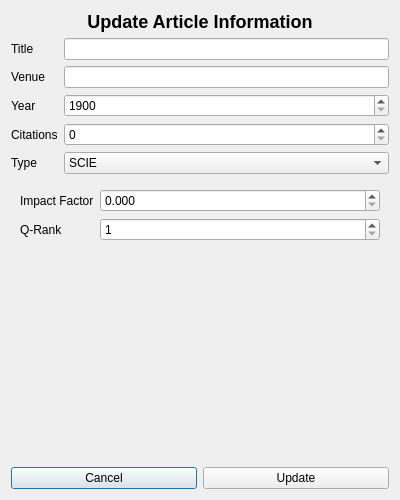
<?xml version="1.0" encoding="UTF-8"?>
<ui version="4.0">
 <class>ArticleUpdate</class>
 <widget class="QDialog" name="ArticleUpdate">
  <property name="geometry">
   <rect>
    <x>0</x>
    <y>0</y>
    <width>400</width>
    <height>500</height>
   </rect>
  </property>
  <property name="windowTitle">
   <string>Update Article</string>
  </property>
  <layout class="QVBoxLayout" name="verticalLayoutMain">
   <item>
    <widget class="QLabel" name="lblHeader">
     <property name="styleSheet">
      <string>font-size:18px;font-weight:bold;</string>
     </property>
     <property name="text">
      <string>Update Article Information</string>
     </property>
     <property name="alignment">
      <set>Qt::AlignmentFlag::AlignCenter</set>
     </property>
    </widget>
   </item>
   <item>
    <layout class="QFormLayout" name="formLayoutCommon">
     <item row="0" column="0">
      <widget class="QLabel" name="lblTitle">
       <property name="text">
        <string>Title</string>
       </property>
      </widget>
     </item>
     <item row="0" column="1">
      <widget class="QLineEdit" name="inputTitle"/>
     </item>
     <item row="1" column="0">
      <widget class="QLabel" name="lblVenue">
       <property name="text">
        <string>Venue</string>
       </property>
      </widget>
     </item>
     <item row="1" column="1">
      <widget class="QLineEdit" name="inputVenue"/>
     </item>
     <item row="2" column="0">
      <widget class="QLabel" name="lblYear">
       <property name="text">
        <string>Year</string>
       </property>
      </widget>
     </item>
     <item row="2" column="1">
      <widget class="QSpinBox" name="inputYear">
       <property name="minimum">
        <number>1900</number>
       </property>
       <property name="maximum">
        <number>2100</number>
       </property>
      </widget>
     </item>
     <item row="3" column="0">
      <widget class="QLabel" name="lblCitations">
       <property name="text">
        <string>Citations</string>
       </property>
      </widget>
     </item>
     <item row="3" column="1">
      <widget class="QSpinBox" name="inputCitations"/>
     </item>
     <item row="4" column="0">
      <widget class="QLabel" name="lblType">
       <property name="text">
        <string>Type</string>
       </property>
      </widget>
     </item>
     <item row="4" column="1">
      <widget class="QComboBox" name="inputType">
       <item>
        <property name="text">
         <string>SCIE</string>
        </property>
       </item>
       <item>
        <property name="text">
         <string>SCOPUS</string>
        </property>
       </item>
       <item>
        <property name="text">
         <string>CONFERENCE</string>
        </property>
       </item>
       <item>
        <property name="text">
         <string>OTHER</string>
        </property>
       </item>
      </widget>
     </item>
    </layout>
   </item>
   <item>
    <widget class="QStackedWidget" name="stackType">
     <property name="currentIndex">
      <number>0</number>
     </property>
     <widget class="QWidget" name="pageScie">
      <layout class="QFormLayout" name="formLayoutScie">
       <item row="0" column="0">
        <widget class="QLabel" name="lblIF">
         <property name="text">
          <string>Impact Factor</string>
         </property>
        </widget>
       </item>
       <item row="0" column="1">
        <widget class="QDoubleSpinBox" name="inputIF">
         <property name="decimals">
          <number>3</number>
         </property>
         <property name="maximum">
          <double>100.000000000000000</double>
         </property>
        </widget>
       </item>
       <item row="1" column="0">
        <widget class="QLabel" name="lblQRank">
         <property name="text">
          <string>Q-Rank</string>
         </property>
        </widget>
       </item>
       <item row="1" column="1">
        <widget class="QSpinBox" name="inputQRank">
         <property name="minimum">
          <number>1</number>
         </property>
         <property name="maximum">
          <number>4</number>
         </property>
        </widget>
       </item>
      </layout>
     </widget>
     <widget class="QWidget" name="pageScopus">
      <layout class="QFormLayout" name="formLayoutScopus">
       <item row="0" column="0">
        <widget class="QLabel" name="lblSJR">
         <property name="text">
          <string>SJR</string>
         </property>
        </widget>
       </item>
       <item row="0" column="1">
        <widget class="QDoubleSpinBox" name="inputSJR">
         <property name="decimals">
          <number>3</number>
         </property>
         <property name="maximum">
          <double>100.000000000000000</double>
         </property>
        </widget>
       </item>
       <item row="1" column="0">
        <widget class="QLabel" name="lblHIndex">
         <property name="text">
          <string>H-Index</string>
         </property>
        </widget>
       </item>
       <item row="1" column="1">
        <widget class="QSpinBox" name="inputHIndex">
         <property name="maximum">
          <number>2000</number>
         </property>
        </widget>
       </item>
      </layout>
     </widget>
     <widget class="QWidget" name="pageConference">
      <layout class="QFormLayout" name="formLayoutConf">
       <item row="0" column="0">
        <widget class="QLabel" name="lblConfRank">
         <property name="text">
          <string>Conference Rank</string>
         </property>
        </widget>
       </item>
       <item row="0" column="1">
        <widget class="QLineEdit" name="inputConfRank"/>
       </item>
       <item row="1" column="0">
        <widget class="QLabel" name="lblLocation">
         <property name="text">
          <string>Location</string>
         </property>
        </widget>
       </item>
       <item row="1" column="1">
        <widget class="QLineEdit" name="inputLocation"/>
       </item>
       <item row="2" column="0">
        <widget class="QLabel" name="lblAcceptRate">
         <property name="text">
          <string>Acceptance Rate (%)</string>
         </property>
        </widget>
       </item>
       <item row="2" column="1">
        <widget class="QDoubleSpinBox" name="inputAcceptRate">
         <property name="suffix">
          <string>%</string>
         </property>
         <property name="maximum">
          <double>100.000000000000000</double>
         </property>
        </widget>
       </item>
      </layout>
     </widget>
     <widget class="QWidget" name="pageOther">
      <layout class="QVBoxLayout" name="verticalLayoutOther">
       <item>
        <widget class="QLabel" name="lblNoExtra">
         <property name="text">
          <string>No extra fields for OTHER type.</string>
         </property>
         <property name="alignment">
          <set>Qt::AlignmentFlag::AlignCenter</set>
         </property>
        </widget>
       </item>
      </layout>
     </widget>
    </widget>
   </item>
   <item>
    <layout class="QHBoxLayout" name="horizontalLayoutBtns">
     <item>
      <widget class="QPushButton" name="btnCancel">
       <property name="text">
        <string>Cancel</string>
       </property>
      </widget>
     </item>
     <item>
      <widget class="QPushButton" name="btnUpdate">
       <property name="text">
        <string>Update</string>
       </property>
      </widget>
     </item>
    </layout>
   </item>
  </layout>
 </widget>
 <resources/>
 <connections/>
</ui>
